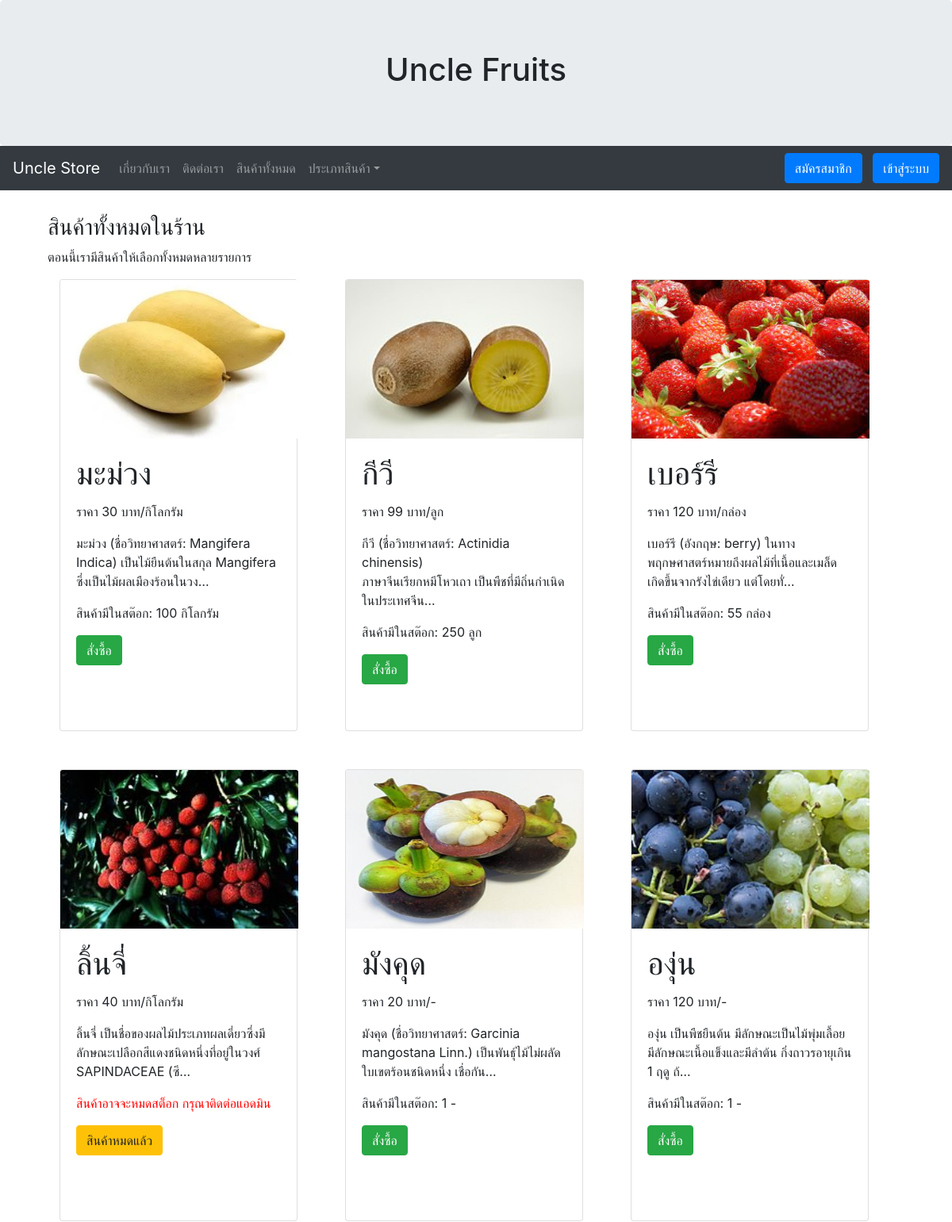
Page /allproduct/ (upper part) on the earlier database version.
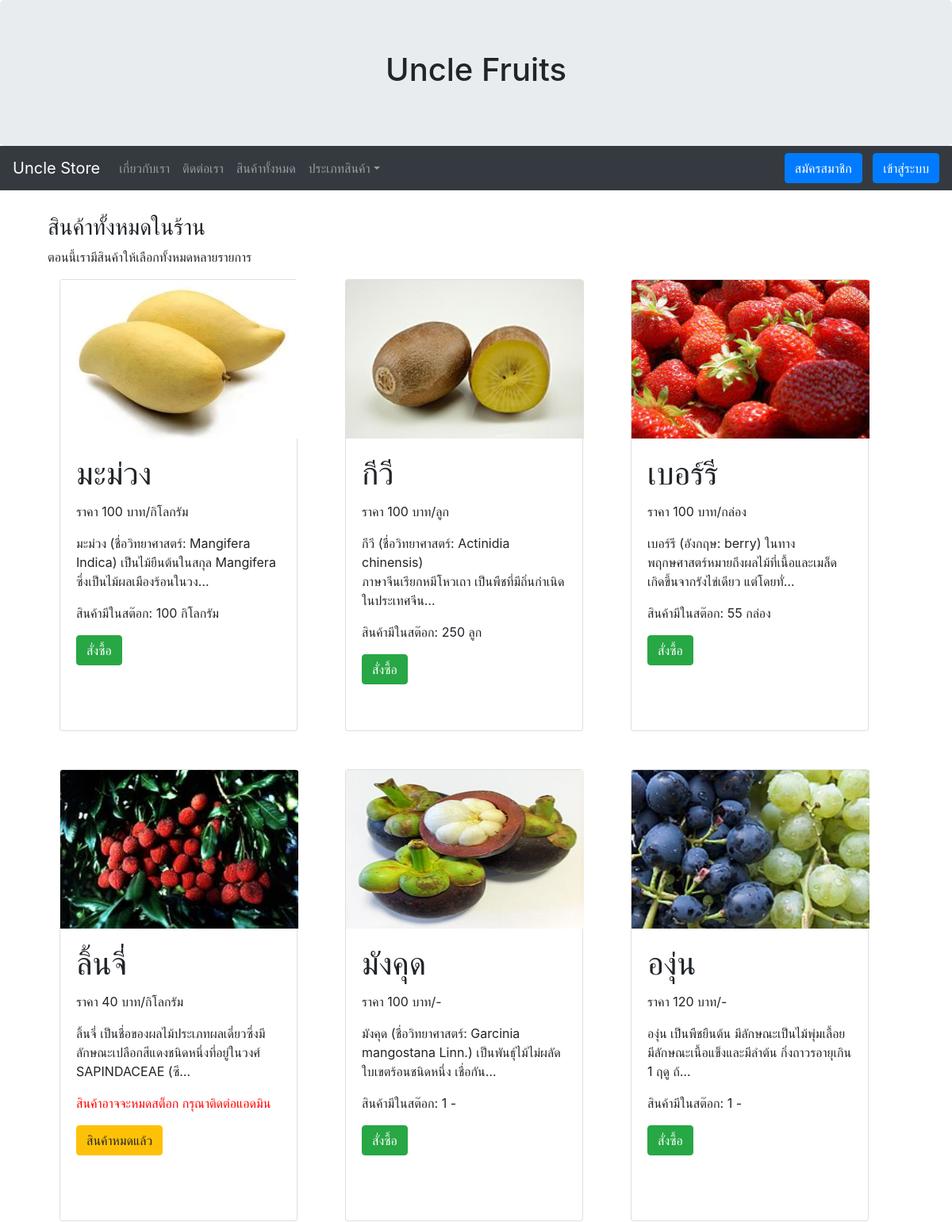
Same page on the later database version.
### myapp/models.py (models this page shows, shortened)
class Allproduct(models.Model): # EP4
	name = models.CharField(max_length=100)
	price = models.CharField(max_length=100)
	detail = models.TextField(null=True,blank=True) # null=True blank=True ในฐานข้อมูลว่างได้ ไม่ต้องกรอก
	imageurl = models.CharField(max_length=200,null=True,blank=True)
	instock = models.BooleanField(default=True) # EP7เช็คสินค้า
	quantity = models.IntegerField(default=1) # EP7 จำนวนสินค้า
	unit = models.CharField(max_length=200,default='-') # หน่วยสินค้า ถ้า user ไม่กรอกจะกำหนดค่า default
	image = models.ImageField(upload_to="products",null=True,blank=True)# EP7 สร้าง field ใส่Photo

### myapp/views.py (the view)
# urls.py: path('allproduct/',Product, name='allproduct-page'), #EP6
def Product(request):
	product = Allproduct.objects.all().order_by('id').reverse() # EP7  ดึงข้อมูลล่าสุดไว้ด้านบน
	context = {'product':product}
	return render(request,'myapp/allproduct.html',context)

### myapp/template/myapp/allproduct.html
{% extends 'myapp/base.html' %}
{% block content %}
<div class="container">
  <h3>สินค้าทั้งหมดในร้าน</h3>
  <p>ตอนนี้เรามีสินค้าให้เลือกทั้งหมดหลายรายการ</p>
  <div class="container-fluid">
    <div class="row">
      {% for pd in product %}
        <div class="col-sm-4">
          <div class="card" style="width:300px; height: 570px;">
                  {% if pd.image %}
                  <img class="card-img-top" src="{{ pd.image.url }}" width="300" style="width: 300px; height: 200px; overflow: hidden;">
                  {% elif pd.imageurl != None %}
                  <img class="card-img-top" src="{{ pd.imageurl }}" width="300" style="width: 300px; height: 200px; overflow: hidden;">
                  {% else %}
                     <img class="card-img-top" src="/media/default.png" width="300" style="width: 300px; height: 200px; overflow: hidden;">
                  {% endif %}
              <div class="card-body">
                <h1 class="card-title">{{ pd.name  }}</h1>
                <p>ราคา {{ pd.price }} บาท/{{ pd.unit }}</p>
                <p> {{ pd.detail|linebreaks|truncatechars_html:100}}</p>
                {%  if pd.quantity > 0 %}
                  <p>สินค้ามีในสต๊อก: {{ pd.quantity }} {{ pd.unit }} </p>
                {% else %}
                    <p><font color="red">สินค้าอาจจะหมดสต็อก กรุณาติดต่อแอดมิน</font></p>
                {% endif %}
                {% if pd.instock == True %}
                  {% if user.is_authenticated %}
                      <a href="{% url 'addtocart-page' pd.id %}" class="btn btn-success">สั่งซื้อ</a>
                  {% else %}
                      <a href="{% url 'login' %}" class="btn btn-success">สั่งซื้อ</a>
                    {% endif %}
                {% else %}
                  <a href="#" class="btn btn-warning">สินค้าหมดแล้ว</a>
                {% endif %}
              </div>
          </div><br><br>
        </div>
      {% endfor %}
    </div>
  </div>
</div>
{% endblock content %}

### myapp/template/myapp/base.html (shortened to what this page needs)
<!DOCTYPE html>
<html lang="en">
  <head>
    <link
      rel="stylesheet"
      href="https://cdn.jsdelivr.net/npm/bootstrap@4.6.2/dist/css/bootstrap.min.css"
    />
  </head>
  <body>
    <div class="jumbotron text-center" style="margin-bottom: 0">
      <h1>Uncle Fruits</h1>
    </div>
    <nav class="navbar navbar-expand-sm bg-dark navbar-dark">
      <a class="navbar-brand" href="/">Uncle Store</a>
      <div class="collapse navbar-collapse" id="collapsibleNavbar">
        <ul class="navbar-nav mr-auto">
          <li class="nav-item">
            <a class="nav-link" href="{% url 'about-page' %}">เกี่ยวกับเรา</a>
          </li>
          <li class="nav-item">
            <a class="nav-link" href="{% url 'contact-page' %}">ติดต่อเรา</a>
          </li>
          <li class="nav-item">
            <a class="nav-link" href="{% url 'allproduct-page' %}"
              >สินค้าทั้งหมด</a
            >
          </li>
          <li class="nav-item dropdown">
            <a
              class="nav-link dropdown-toggle"
              href="http://example.com"
              id="dropdown01"
              data-toggle="dropdown"
              aria-haspopup="true"
              aria-expanded="false"
              >ประเภทสินค้า</a
            >
          </li>
        </ul>
        {% if user.is_authenticated %}
          <img src="{{user.profile.photo.url}}" width="40" height="40" class="round-circle">&nbsp&nbsp&nbsp&nbsp
          <p style="color: white; margin-top: 10px;">สวัสดีคุณ&nbsp&nbsp {{user.first_name}} {{user.last_name}}&nbsp&nbsp</p>
          <a class="btn btn-secondary" href="/logout/">ออกจากระบบ</a>
        {% else %}
          <a class="btn btn-primary" href="{% url 'register-page' %}">สมัครสมาชิก</a
          >&nbsp&nbsp&nbsp
          <a class="btn btn-primary" href="/login/">เข้าสู่ระบบ</a>
        {% endif %}
      </div>
    </nav>
    <div class="container" style="margin-top: 30px">
      {% block content %} {% endblock content %}
    </div>
  </body>
</html>

Differences in the rows shown:
changed Allproduct "มะม่วง": price "30" → "100"
changed Allproduct (number 2 of 6 on the later page): price "99" → "100"
changed Allproduct "เบอร์รี": price "120" → "100"
changed Allproduct "มังคุด": price "20" → "100"
